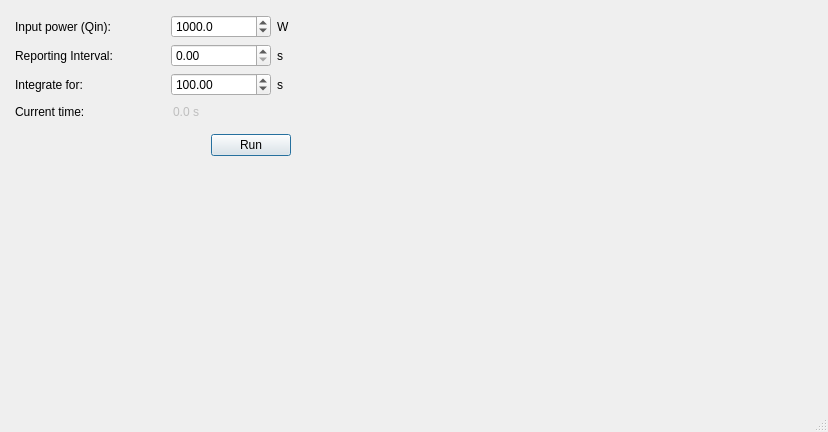
<?xml version="1.0" encoding="UTF-8"?>
<ui version="4.0">
 <class>InteractiveRunDialog</class>
 <widget class="QDialog" name="InteractiveRunDialog">
  <property name="windowModality">
   <enum>Qt::WindowModal</enum>
  </property>
  <property name="geometry">
   <rect>
    <x>0</x>
    <y>0</y>
    <width>729</width>
    <height>424</height>
   </rect>
  </property>
  <property name="sizePolicy">
   <sizepolicy hsizetype="Preferred" vsizetype="Preferred">
    <horstretch>0</horstretch>
    <verstretch>0</verstretch>
   </sizepolicy>
  </property>
  <property name="minimumSize">
   <size>
    <width>0</width>
    <height>0</height>
   </size>
  </property>
  <property name="maximumSize">
   <size>
    <width>1000</width>
    <height>1000</height>
   </size>
  </property>
  <property name="windowTitle">
   <string/>
  </property>
  <property name="sizeGripEnabled">
   <bool>true</bool>
  </property>
  <property name="modal">
   <bool>true</bool>
  </property>
  <layout class="QVBoxLayout" name="verticalLayout_3">
   <item>
    <layout class="QHBoxLayout" name="horizontalLayout_2">
     <item>
      <layout class="QVBoxLayout" name="controlsLayout">
       <property name="margin">
        <number>4</number>
       </property>
       <item>
        <layout class="QHBoxLayout" name="horizontalLayout_6">
         <property name="bottomMargin">
          <number>0</number>
         </property>
         <item>
          <widget class="QLabel" name="label_6">
           <property name="minimumSize">
            <size>
             <width>150</width>
             <height>0</height>
            </size>
           </property>
           <property name="text">
            <string>Input power (Qin):</string>
           </property>
          </widget>
         </item>
         <item>
          <widget class="QDoubleSpinBox" name="powerSpinBox">
           <property name="sizePolicy">
            <sizepolicy hsizetype="MinimumExpanding" vsizetype="Fixed">
             <horstretch>0</horstretch>
             <verstretch>0</verstretch>
            </sizepolicy>
           </property>
           <property name="minimumSize">
            <size>
             <width>100</width>
             <height>0</height>
            </size>
           </property>
           <property name="decimals">
            <number>1</number>
           </property>
           <property name="maximum">
            <double>5000.000000000000000</double>
           </property>
           <property name="singleStep">
            <double>100.000000000000000</double>
           </property>
           <property name="value">
            <double>1000.000000000000000</double>
           </property>
          </widget>
         </item>
         <item>
          <widget class="QLabel" name="label_7">
           <property name="minimumSize">
            <size>
             <width>20</width>
             <height>0</height>
            </size>
           </property>
           <property name="text">
            <string>W</string>
           </property>
          </widget>
         </item>
        </layout>
       </item>
       <item>
        <layout class="QHBoxLayout" name="horizontalLayout_5">
         <property name="bottomMargin">
          <number>0</number>
         </property>
         <item>
          <widget class="QLabel" name="label_3">
           <property name="minimumSize">
            <size>
             <width>150</width>
             <height>0</height>
            </size>
           </property>
           <property name="text">
            <string>Reporting Interval:</string>
           </property>
          </widget>
         </item>
         <item>
          <widget class="QDoubleSpinBox" name="reportingIntervalSpinBox">
           <property name="sizePolicy">
            <sizepolicy hsizetype="MinimumExpanding" vsizetype="Fixed">
             <horstretch>0</horstretch>
             <verstretch>0</verstretch>
            </sizepolicy>
           </property>
           <property name="minimumSize">
            <size>
             <width>100</width>
             <height>0</height>
            </size>
           </property>
           <property name="maximum">
            <double>1000.000000000000000</double>
           </property>
          </widget>
         </item>
         <item>
          <widget class="QLabel" name="label_4">
           <property name="minimumSize">
            <size>
             <width>20</width>
             <height>0</height>
            </size>
           </property>
           <property name="text">
            <string>s</string>
           </property>
          </widget>
         </item>
        </layout>
       </item>
       <item>
        <layout class="QHBoxLayout" name="horizontalLayout">
         <item>
          <widget class="QLabel" name="label">
           <property name="sizePolicy">
            <sizepolicy hsizetype="Preferred" vsizetype="Preferred">
             <horstretch>0</horstretch>
             <verstretch>0</verstretch>
            </sizepolicy>
           </property>
           <property name="minimumSize">
            <size>
             <width>150</width>
             <height>0</height>
            </size>
           </property>
           <property name="text">
            <string>Integrate for:</string>
           </property>
          </widget>
         </item>
         <item>
          <widget class="QDoubleSpinBox" name="intervalSpinBox">
           <property name="sizePolicy">
            <sizepolicy hsizetype="Fixed" vsizetype="Fixed">
             <horstretch>0</horstretch>
             <verstretch>0</verstretch>
            </sizepolicy>
           </property>
           <property name="minimumSize">
            <size>
             <width>100</width>
             <height>0</height>
            </size>
           </property>
           <property name="minimum">
            <double>0.100000000000000</double>
           </property>
           <property name="maximum">
            <double>10000.000000000000000</double>
           </property>
           <property name="value">
            <double>100.000000000000000</double>
           </property>
          </widget>
         </item>
         <item>
          <widget class="QLabel" name="label_5">
           <property name="minimumSize">
            <size>
             <width>20</width>
             <height>0</height>
            </size>
           </property>
           <property name="text">
            <string>s</string>
           </property>
          </widget>
         </item>
        </layout>
       </item>
       <item>
        <layout class="QHBoxLayout" name="horizontalLayout_4">
         <property name="sizeConstraint">
          <enum>QLayout::SetDefaultConstraint</enum>
         </property>
         <property name="leftMargin">
          <number>0</number>
         </property>
         <property name="bottomMargin">
          <number>0</number>
         </property>
         <item>
          <widget class="QLabel" name="label_2">
           <property name="sizePolicy">
            <sizepolicy hsizetype="Preferred" vsizetype="Preferred">
             <horstretch>0</horstretch>
             <verstretch>0</verstretch>
            </sizepolicy>
           </property>
           <property name="minimumSize">
            <size>
             <width>150</width>
             <height>0</height>
            </size>
           </property>
           <property name="text">
            <string>Current time:</string>
           </property>
          </widget>
         </item>
         <item>
          <widget class="QLineEdit" name="currentTimeEdit">
           <property name="enabled">
            <bool>false</bool>
           </property>
           <property name="sizePolicy">
            <sizepolicy hsizetype="Minimum" vsizetype="Fixed">
             <horstretch>0</horstretch>
             <verstretch>0</verstretch>
            </sizepolicy>
           </property>
           <property name="minimumSize">
            <size>
             <width>40</width>
             <height>0</height>
            </size>
           </property>
           <property name="text">
            <string>0.0 s</string>
           </property>
           <property name="frame">
            <bool>false</bool>
           </property>
          </widget>
         </item>
        </layout>
       </item>
       <item>
        <layout class="QHBoxLayout" name="horizontalLayout_3">
         <property name="sizeConstraint">
          <enum>QLayout::SetFixedSize</enum>
         </property>
         <property name="margin">
          <number>6</number>
         </property>
         <item>
          <spacer name="horizontalSpacer">
           <property name="orientation">
            <enum>Qt::Horizontal</enum>
           </property>
           <property name="sizeType">
            <enum>QSizePolicy::MinimumExpanding</enum>
           </property>
           <property name="sizeHint" stdset="0">
            <size>
             <width>40</width>
             <height>20</height>
            </size>
           </property>
          </spacer>
         </item>
         <item>
          <widget class="QPushButton" name="runButton">
           <property name="minimumSize">
            <size>
             <width>30</width>
             <height>0</height>
            </size>
           </property>
           <property name="baseSize">
            <size>
             <width>40</width>
             <height>0</height>
            </size>
           </property>
           <property name="text">
            <string>Run</string>
           </property>
          </widget>
         </item>
        </layout>
       </item>
       <item>
        <spacer name="verticalSpacer">
         <property name="orientation">
          <enum>Qt::Vertical</enum>
         </property>
         <property name="sizeHint" stdset="0">
          <size>
           <width>20</width>
           <height>40</height>
          </size>
         </property>
        </spacer>
       </item>
      </layout>
     </item>
     <item>
      <layout class="QVBoxLayout" name="plotLayout">
       <property name="margin">
        <number>0</number>
       </property>
       <item>
        <widget class="QFrame" name="frame">
         <property name="sizePolicy">
          <sizepolicy hsizetype="MinimumExpanding" vsizetype="Minimum">
           <horstretch>0</horstretch>
           <verstretch>0</verstretch>
          </sizepolicy>
         </property>
         <property name="minimumSize">
          <size>
           <width>510</width>
           <height>410</height>
          </size>
         </property>
         <property name="frameShape">
          <enum>QFrame::NoFrame</enum>
         </property>
         <property name="frameShadow">
          <enum>QFrame::Plain</enum>
         </property>
        </widget>
       </item>
      </layout>
     </item>
    </layout>
   </item>
  </layout>
 </widget>
 <resources/>
 <connections/>
</ui>
